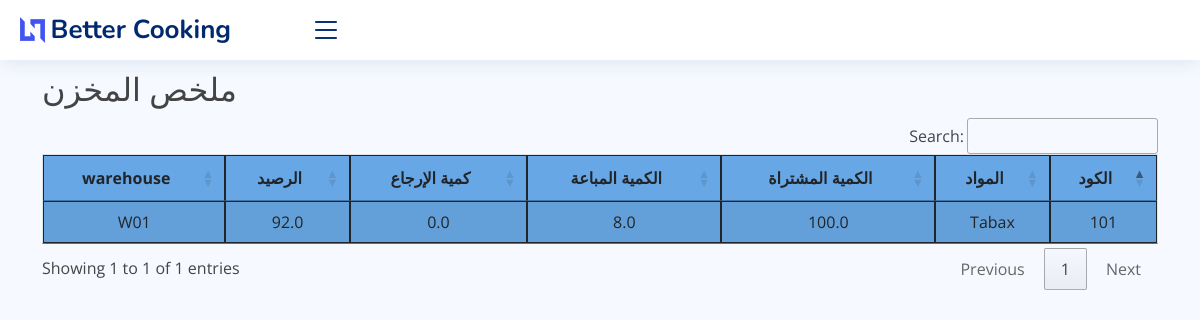
The app's page /item-balance with its own data.
### core/models.py (models this page shows, shortened)
class Item(models.Model):
    PRICELIST = (
        ('جملة', 'جملة'),
    )
    item_code = models.CharField(max_length=50)
    name = models.CharField(max_length=255)
    category = models.CharField(max_length=30, default='Test')
    price = models.FloatField(default=1)
    price_list = models.CharField(max_length=30, choices=PRICELIST, default='مفرد')
    note = models.TextField(blank=True)
    class Meta:
        verbose_name_plural = 'المواد'

### core/views.py (the view)
# urls.py: path('item-balance', views.item_balance, name='item_balance'),
def item_balance(request):
    items = Inventory.objects.values('item__item_code', 'item__name', 'warehouse__name').annotate(
        pur_qty=Sum('pur_qty'),
        sale_qty=Sum('sale_qty'),
        return_qty=Sum('return_qty')
    )
    for item in items:
        if item['pur_qty'] and item['sale_qty'] and item['return_qty'] is not None:
            item['balance'] = item['pur_qty'] - item['sale_qty'] + item['return_qty']
        else:
            item['balance'] = item['pur_qty']
    context = {'items': items}
    return render(request, 'core/reports/item_balance.html', context)

### core/templates/core/reports/item_balance.html (shortened to what this page needs)
{% extends 'core/base2.html' %}
{% block content %}
    <br>
    <br> <br>
    <h2> ملخص المخزن</h2>
    <table id="example80" class="table table-striped" style="background-color: #68a7e5">
        <thead>
        <tr>
            <th>الكود</th>
            <th>المواد</th>
            <th>الكمية المشتراة</th>
            <th>الكمية المباعة</th>
            <th>كمية الإرجاع</th>
            <th>الرصيد</th>
            <th>warehouse</th>
        </tr>
        </thead>
        <tbody>
        {% for item in items %}
            <tr>
                            <td>{{ item.item__item_code }}</td>
                <td>{{ item.item__name }}</td>
                <td>{{ item.pur_qty }}</td>
                <td>{{ item.sale_qty }}</td>
                <td>{{ item.return_qty }}</td>
                <td>{{ item.balance }}</td>
                            <td>{{ item.warehouse__name }}</td>
            </tr>
        {% endfor %}
        </tbody>
    </table>
<link rel="stylesheet" href="https://cdn.datatables.net/1.13.6/css/jquery.dataTables.min.css">
<link rel="stylesheet" href="https://cdn.datatables.net/buttons/2.4.1/css/buttons.dataTables.min.css">
{% endblock %}

### static/core/assets/css/style.css (style rules this page uses)
:root { scroll-behavior: smooth; }
body { font-family: "Open Sans", sans-serif; background: #f6f9ff; color: #444444; }
h1, h2, h3, h4, h5, h6 { font-family: "Nunito", sans-serif; }

### core/templates/core/reports/item_balance.html (style rules this page uses)
table, th, td { border: 0.5px solid; direction: rtl; text-align: center; }
th { text-align: center !important; }

### records on screen
Item: item__item_code "101", item__name "Tabax", pur_qty "100.0", sale_qty "8.0", return_qty "0.0", balance "92.0", warehouse__name "W01"
